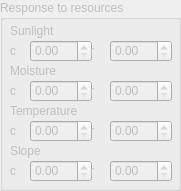
                <widget class="QGroupBox" name="groupBox_eco_TreeResponse">
                 <property name="enabled">
                  <bool>false</bool>
                 </property>
                 <property name="minimumSize">
                  <size>
                   <width>180</width>
                   <height>0</height>
                  </size>
                 </property>
                 <property name="title">
                  <string>Response to resources</string>
                 </property>
                 <widget class="QDoubleSpinBox" name="eco_species_r_m">
                  <property name="geometry">
                   <rect>
                    <x>110</x>
                    <y>80</y>
                    <width>62</width>
                    <height>22</height>
                   </rect>
                  </property>
                  <property name="maximum">
                   <double>9999.989999999999782</double>
                  </property>
                 </widget>
                 <widget class="QLabel" name="label_16">
                  <property name="geometry">
                   <rect>
                    <x>10</x>
                    <y>40</y>
                    <width>16</width>
                    <height>21</height>
                   </rect>
                  </property>
                  <property name="text">
                   <string>c</string>
                  </property>
                 </widget>
                 <widget class="QLabel" name="label_28">
                  <property name="geometry">
                   <rect>
                    <x>10</x>
                    <y>160</y>
                    <width>16</width>
                    <height>21</height>
                   </rect>
                  </property>
                  <property name="text">
                   <string>c</string>
                  </property>
                 </widget>
                 <widget class="QLabel" name="label_21">
                  <property name="geometry">
                   <rect>
                    <x>90</x>
                    <y>120</y>
                    <width>16</width>
                    <height>21</height>
                   </rect>
                  </property>
                  <property name="text">
                   <string>r</string>
                  </property>
                 </widget>
                 <widget class="QDoubleSpinBox" name="eco_species_c_s">
                  <property name="geometry">
                   <rect>
                    <x>30</x>
                    <y>40</y>
                    <width>62</width>
                    <height>22</height>
                   </rect>
                  </property>
                  <property name="maximum">
                   <double>9999.989999999999782</double>
                  </property>
                 </widget>
                 <widget class="QDoubleSpinBox" name="eco_species_c_sl">
                  <property name="geometry">
                   <rect>
                    <x>30</x>
                    <y>160</y>
                    <width>62</width>
                    <height>22</height>
                   </rect>
                  </property>
                  <property name="maximum">
                   <double>9999.989999999999782</double>
                  </property>
                 </widget>
                 <widget class="QLabel" name="label_29">
                  <property name="geometry">
                   <rect>
                    <x>10</x>
                    <y>140</y>
                    <width>141</width>
                    <height>21</height>
                   </rect>
                  </property>
                  <property name="text">
                   <string>Slope</string>
                  </property>
                 </widget>
                 <widget class="QLabel" name="label_15">
                  <property name="geometry">
                   <rect>
                    <x>10</x>
                    <y>20</y>
                    <width>141</width>
                    <height>21</height>
                   </rect>
                  </property>
                  <property name="text">
                   <string>Sunlight</string>
                  </property>
                 </widget>
                 <widget class="QLabel" name="label_17">
                  <property name="geometry">
                   <rect>
                    <x>90</x>
                    <y>40</y>
                    <width>16</width>
                    <height>21</height>
                   </rect>
                  </property>
                  <property name="text">
                   <string>r</string>
                  </property>
                 </widget>
                 <widget class="QDoubleSpinBox" name="eco_species_c_m">
                  <property name="geometry">
                   <rect>
                    <x>30</x>
                    <y>80</y>
                    <width>62</width>
                    <height>22</height>
                   </rect>
                  </property>
                  <property name="maximum">
                   <double>9999.989999999999782</double>
                  </property>
                 </widget>
                 <widget class="QLabel" name="label_24">
                  <property name="geometry">
                   <rect>
                    <x>90</x>
                    <y>160</y>
                    <width>16</width>
                    <height>21</height>
                   </rect>
                  </property>
                  <property name="text">
                   <string>r</string>
                  </property>
                 </widget>
                 <widget class="QLabel" name="label_20">
                  <property name="geometry">
                   <rect>
                    <x>90</x>
                    <y>80</y>
                    <width>16</width>
                    <height>21</height>
                   </rect>
                  </property>
                  <property name="text">
                   <string>r</string>
                  </property>
                 </widget>
                 <widget class="QLabel" name="label_23">
                  <property name="geometry">
                   <rect>
                    <x>10</x>
                    <y>120</y>
                    <width>16</width>
                    <height>21</height>
                   </rect>
                  </property>
                  <property name="text">
                   <string>c</string>
                  </property>
                 </widget>
                 <widget class="QLabel" name="label_19">
                  <property name="geometry">
                   <rect>
                    <x>10</x>
                    <y>60</y>
                    <width>141</width>
                    <height>21</height>
                   </rect>
                  </property>
                  <property name="text">
                   <string>Moisture</string>
                  </property>
                 </widget>
                 <widget class="QDoubleSpinBox" name="eco_species_r_sl">
                  <property name="geometry">
                   <rect>
                    <x>110</x>
                    <y>160</y>
                    <width>62</width>
                    <height>22</height>
                   </rect>
                  </property>
                  <property name="maximum">
                   <double>9999.989999999999782</double>
                  </property>
                 </widget>
                 <widget class="QDoubleSpinBox" name="eco_species_c_t">
                  <property name="geometry">
                   <rect>
                    <x>30</x>
                    <y>120</y>
                    <width>62</width>
                    <height>22</height>
                   </rect>
                  </property>
                  <property name="maximum">
                   <double>9999.989999999999782</double>
                  </property>
                 </widget>
                 <widget class="QDoubleSpinBox" name="eco_species_r_t">
                  <property name="geometry">
                   <rect>
                    <x>110</x>
                    <y>120</y>
                    <width>62</width>
                    <height>22</height>
                   </rect>
                  </property>
                  <property name="maximum">
                   <double>9999.989999999999782</double>
                  </property>
                 </widget>
                 <widget class="QLabel" name="label_22">
                  <property name="geometry">
                   <rect>
                    <x>10</x>
                    <y>100</y>
                    <width>141</width>
                    <height>21</height>
                   </rect>
                  </property>
                  <property name="text">
                   <string>Temperature</string>
                  </property>
                 </widget>
                 <widget class="QLabel" name="label_18">
                  <property name="geometry">
                   <rect>
                    <x>10</x>
                    <y>80</y>
                    <width>16</width>
                    <height>21</height>
                   </rect>
                  </property>
                  <property name="text">
                   <string>c</string>
                  </property>
                 </widget>
                 <widget class="QDoubleSpinBox" name="eco_species_r_s">
                  <property name="geometry">
                   <rect>
                    <x>110</x>
                    <y>40</y>
                    <width>62</width>
                    <height>22</height>
                   </rect>
                  </property>
                  <property name="maximum">
                   <double>9999.989999999999782</double>
                  </property>
                 </widget>
                </widget>
